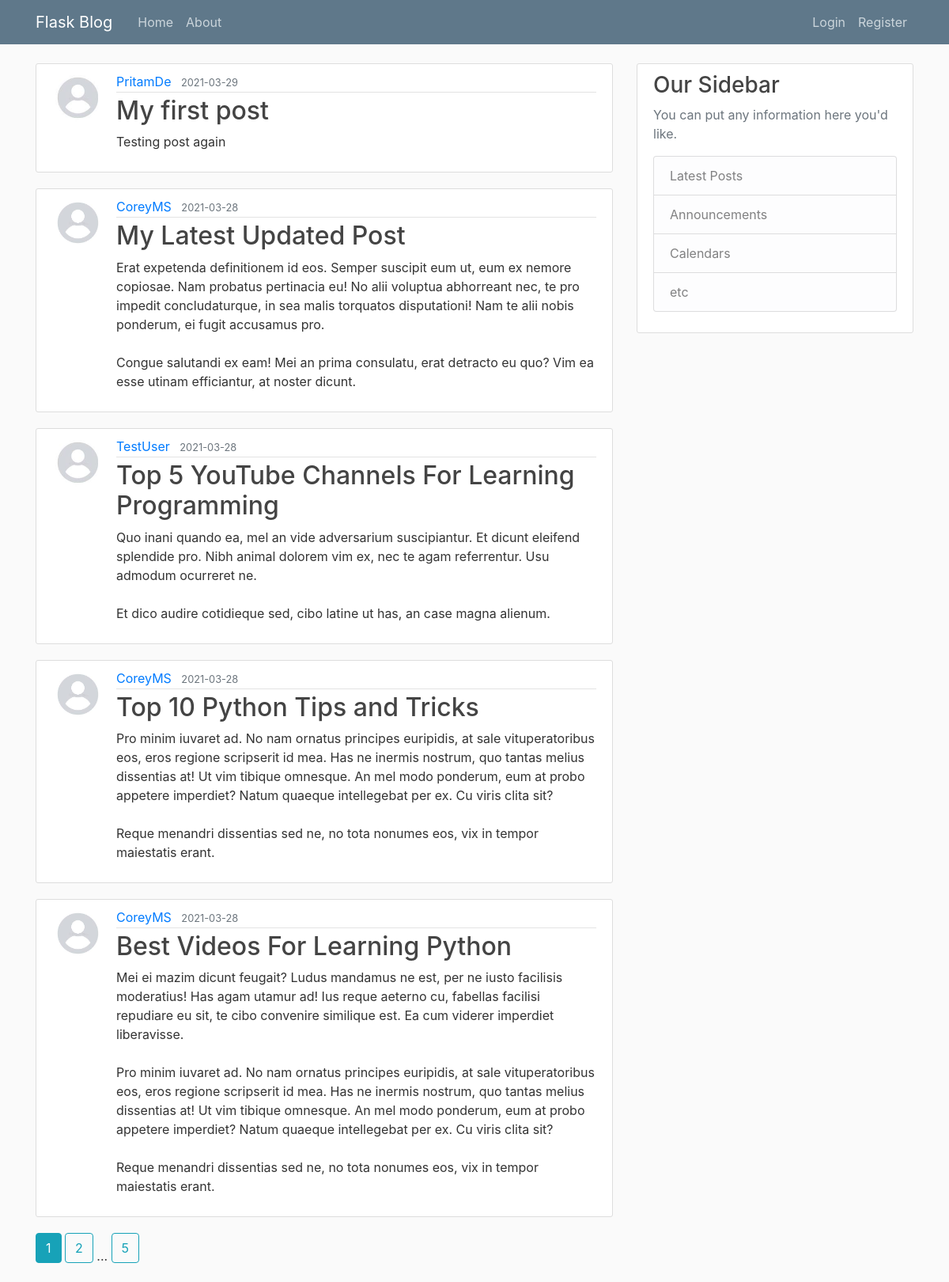
The page /home on the database its author committed.
### flaskblog/models.py (models this page shows, shortened)
class Post(db.Model):
    id=db.Column(db.Integer, primary_key=True)
    title=db.Column(db.String(100), nullable=False)
    date_posted=db.Column(db.DateTime, nullable=False, default=datetime.utcnow)
    content=db.Column(db.Text, nullable=False)
    userid=db.Column(db.Integer, db.ForeignKey('user.id'), nullable=False)

class User(db.Model, UserMixin):
    id=db.Column(db.Integer, primary_key=True)
    username=db.Column(db.String(20), unique=True, nullable=False)
    email=db.Column(db.String(120), unique=True, nullable=False)
    image_file=db.Column(db.String(20), nullable=False, default='default.jpg')
    password=db.Column(db.String(20), nullable=False)
    posts=db.relationship('Post', backref='author', lazy=True)

### flaskblog/main/routes.py (the view)
@main.route("/")
@main.route("/home")
def home():
    page=request.args.get('page', 1, type=int)
    posts=Post.query.order_by(Post.date_posted.desc()).paginate(page=page, per_page=5)
    return render_template('home.html', posts=posts)

### flaskblog/templates/home.html
	{% extends "layout.html" %}
	{% block content %}
		{% for post in posts.items %}
			<article class="media content-section">
				<img class="rounded-circle article-img" src="{{ url_for('static', filename='profile_pics/'+post.author.image_file) }}">
				<div class="media-body">
					<div class="article-metadata">
						<a class="mr-2" href="{{ url_for('users.user_posts', username=post.author.username) }}">{{ post.author.username }}</a>
						<small class="text-muted">{{ post.date_posted.strftime('%Y-%m-%d') }}</small>
					</div>
					<h2><a class="article-title" href="{{ url_for('posts.post', post_id=post.id) }}">{{ post.title }}</a></h2>
					<p class="article-content">{{ post.content }}</p>
				</div>
			</article>
		{% endfor %}
		{% for page_num in posts.iter_pages(left_edge=1, right_edge=1, left_current=1, right_current=2) %}
			{% if page_num %}
				{% if posts.page==page_num %}
					<a class="btn btn-info mb-4" href="{{ url_for('main.home', page=page_num) }}">{{ page_num }}</a>
				{% else %}
					<a class="btn btn-outline-info mb-4" href="{{ url_for('main.home', page=page_num) }}">{{ page_num }}</a>
				{% endif %}
			{% else %}
				...
			{% endif %}
		{% endfor %}
	{% endblock content %}

### flaskblog/templates/layout.html (shortened to what this page needs)
<!DOCTYPE html>
<html>
	<head>
		<link rel="stylesheet" href="https://maxcdn.bootstrapcdn.com/bootstrap/4.0.0/css/bootstrap.min.css">
		<link rel="stylesheet" type="text/css" href="{{ url_for('static', filename='main.css') }}">
	</head>
	<body>
		<header class="site-header">
			<nav class="navbar navbar-expand-md navbar-dark bg-steel fixed-top">
				<div class="container">
					<a class="navbar-brand mr-4" href="/">Flask Blog</a>
					<div class="collapse navbar-collapse" id="navbarToggle">
						<div class="navbar-nav mr-auto">
							<a class="nav-item nav-link" href="{{ url_for('main.home') }}">Home</a>
							<a class="nav-item nav-link" href="{{ url_for('main.about') }}">About</a>
						</div>
						<div class="navbar-nav">
							{% if current_user.is_authenticated %}
								<a class="nav-item nav-link" href="{{ url_for('posts.new_post') }}">New Post</a>
								<a class="nav-item nav-link" href="{{ url_for('users.account') }}">Account</a>
								<a class="nav-item nav-link" href="{{ url_for('users.logout') }}">Logout</a>
							{% else %}
								<a class="nav-item nav-link" href="{{ url_for('users.login') }}">Login</a>
								<a class="nav-item nav-link" href="{{ url_for('users.register') }}">Register</a>
							{% endif %}
						</div>
					</div>
				</div>
			</nav>
		</header>
		<main role="main" class="container">
			<div class="row">
				<div class="col-md-8">
					{% block content %}{% endblock %}
				</div>
				<div class="col-md-4">
					<div class="content-section">
						<h3>Our Sidebar</h3>
						<p class='text-muted'>You can put any information here you'd like.
							<ul class="list-group">
								<li class="list-group-item list-group-item-light">Latest Posts</li>
								<li class="list-group-item list-group-item-light">Announcements</li>
								<li class="list-group-item list-group-item-light">Calendars</li>
								<li class="list-group-item list-group-item-light">etc</li>
							</ul>
						</p>
					</div>
				</div>
			</div>
		</main>
	</body>
</html>

### flaskblog/static/main.css (style rules this page uses)
body { background: #fafafa; color: #333333; margin-top: 5rem; }
h1, h2, h3, h4, h5, h6 { color: #444444; }
.bg-steel { background-color: #5f788a; }
.site-header .navbar-nav .nav-link { color: #cbd5db; }
.content-section { background: #ffffff; padding: 10px 20px; border: 1px solid #dddddd; border-radius: 3px; margin-bottom: 20px; }
.article-title { color: #444444; }
.article-content { white-space: pre-line; }
.article-img { height: 65px; width: 65px; margin-right: 16px; }
.article-metadata { padding-bottom: 1px; margin-bottom: 4px; border-bottom: 1px solid #e3e3e3 }

### rows shown on the page
Post: image_file (picture), author.username "PritamDe", date_posted "2021-03-29", title "My first post", content "Testing post again"
Post: image_file (picture), author.username "CoreyMS", date_posted "2021-03-28", title "My Latest Updated Post", content "Erat expetenda definitionem id eos. Semper suscipit eum ut, eum ex nemore copiosae. Nam probatus pertinacia eu! No alii voluptua abhorreant nec, te pro impedit concludaturque, in sea malis torquatos disputationi! Nam te alii nobis ponderum, ei fugit accusamus pro. Congue salutandi ex eam! Mei an prima consulatu, erat detracto eu quo? Vim ea esse utinam efficiantur, at noster dicunt."
Post: image_file (picture), author.username "TestUser", date_posted "2021-03-28", title "Top 5 YouTube Channels For Learning Programming", content "Quo inani quando ea, mel an vide adversarium suscipiantur. Et dicunt eleifend splendide pro. Nibh animal dolorem vim ex, nec te agam referrentur. Usu admodum ocurreret ne. Et dico audire cotidieque sed, cibo latine ut has, an case magna alienum."
Post: image_file (picture), author.username "CoreyMS", date_posted "2021-03-28", title "Top 10 Python Tips and Tricks", content "Pro minim iuvaret ad. No nam ornatus principes euripidis, at sale vituperatoribus eos, eros regione scripserit id mea. Has ne inermis nostrum, quo tantas melius dissentias at! Ut vim tibique omnesque. An mel modo ponderum, eum at probo appetere imperdiet? Natum quaeque intellegebat per ex. Cu viris clita sit? Reque menandri dissentias sed ne, no tota nonumes eos, vix in tempor maiestatis erant."
Post: image_file (picture), author.username "CoreyMS", date_posted "2021-03-28", title "Best Videos For Learning Python", content "Mei ei mazim dicunt feugait? Ludus mandamus ne est, per ne iusto facilisis moderatius! Has agam utamur ad! Ius reque aeterno cu, fabellas facilisi repudiare eu sit, te cibo convenire similique est. Ea cum viderer imperdiet liberavisse. Pro minim iuvaret ad. No nam ornatus principes euripidis, at sale vituperatoribus eos, eros regione scripserit id mea. Has ne inermis nostrum, quo tantas melius dissentias at! Ut vim tibique omnesque. An mel modo ponderum, eum at probo appetere imperdiet? Natum quaeque intellegebat per ex. Cu viris clita sit? Reque menandri dissentias sed ne, no tota nonumes eos, vix in tempor maiestatis erant."

### other values the page prints
{{ page_num }} "1"
{{ page_num }} "2" "5"
